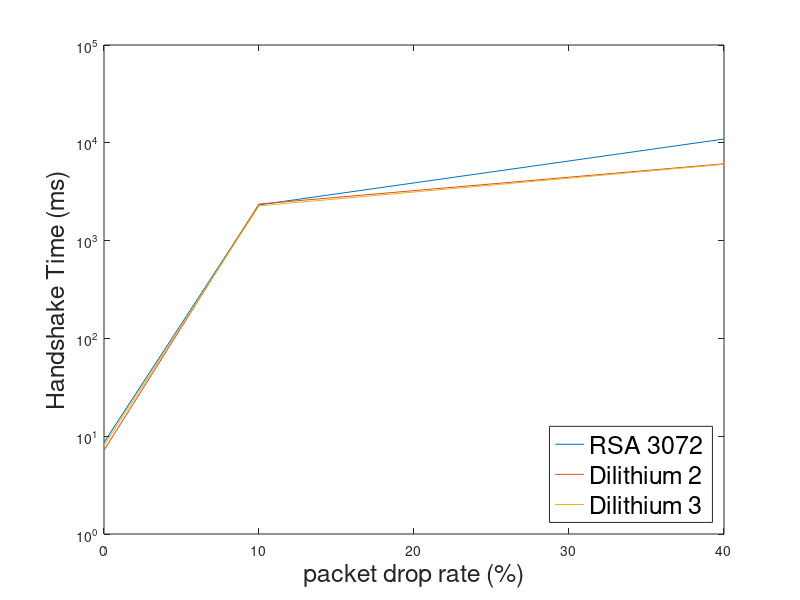

Write the MATLAB code that produced this figure.
x = [0 10 40];
y = [8.63 7.18 8.03
    2319.69 2364.36 2264.67
    10929.97 6103.18 6028.09];
plot(x,y)
set(gca, 'YScale', 'log')
ylabel('Handshake Time (ms)','FontSize',18)
xlabel('packet drop rate (%)','FontSize',18)
legend({'RSA 3072','Dilithium 2','Dilithium 3'},'FontSize',18)
legend('Location','southeast')
